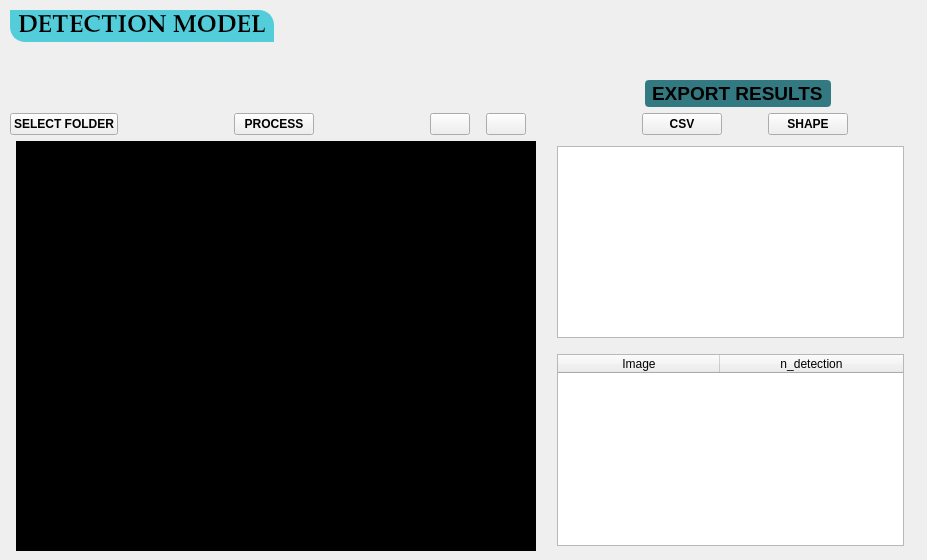
         <widget class="QWidget" name="p_model2">
          <property name="sizePolicy">
           <sizepolicy hsizetype="Preferred" vsizetype="Preferred">
            <horstretch>0</horstretch>
            <verstretch>0</verstretch>
           </sizepolicy>
          </property>
          <widget class="QWidget" name="layoutWidget_2">
           <property name="geometry">
            <rect>
             <x>10</x>
             <y>10</y>
             <width>908</width>
             <height>541</height>
            </rect>
           </property>
           <layout class="QVBoxLayout" name="l_bodyhome_2">
            <property name="spacing">
             <number>6</number>
            </property>
            <property name="topMargin">
             <number>0</number>
            </property>
            <item>
             <layout class="QHBoxLayout" name="horizontalLayout_6">
              <property name="spacing">
               <number>0</number>
              </property>
              <property name="topMargin">
               <number>0</number>
              </property>
              <item>
               <widget class="QLabel" name="titulo_model_2">
                <property name="sizePolicy">
                 <sizepolicy hsizetype="Preferred" vsizetype="MinimumExpanding">
                  <horstretch>0</horstretch>
                  <verstretch>0</verstretch>
                 </sizepolicy>
                </property>
                <property name="minimumSize">
                 <size>
                  <width>0</width>
                  <height>0</height>
                 </size>
                </property>
                <property name="maximumSize">
                 <size>
                  <width>325</width>
                  <height>16777215</height>
                 </size>
                </property>
                <property name="font">
                 <font>
                  <family>Palatino Linotype</family>
                  <pointsize>18</pointsize>
                  <weight>75</weight>
                  <bold>true</bold>
                 </font>
                </property>
                <property name="layoutDirection">
                 <enum>Qt::RightToLeft</enum>
                </property>
                <property name="styleSheet">
                 <string notr="true">
border-top-left-radius: 0px;
  border-top-right-radius: 15px;
  border-bottom-right-radius: 0px;
  border-bottom-left-radius: 15px;
 

border: 2px solid  rgb(84, 205, 218);
background-color: rgb(84, 205, 218);</string>
                </property>
                <property name="text">
                 <string>DETECTION MODEL</string>
                </property>
               </widget>
              </item>
              <item>
               <spacer name="horizontalSpacer_11">
                <property name="orientation">
                 <enum>Qt::Horizontal</enum>
                </property>
                <property name="sizeType">
                 <enum>QSizePolicy::MinimumExpanding</enum>
                </property>
                <property name="sizeHint" stdset="0">
                 <size>
                  <width>50</width>
                  <height>20</height>
                 </size>
                </property>
               </spacer>
              </item>
             </layout>
            </item>
            <item>
             <spacer name="verticalSpacer_5">
              <property name="orientation">
               <enum>Qt::Vertical</enum>
              </property>
              <property name="sizeHint" stdset="0">
               <size>
                <width>20</width>
                <height>5</height>
               </size>
              </property>
             </spacer>
            </item>
            <item>
             <layout class="QHBoxLayout" name="ho_titulo2_2">
              <item>
               <spacer name="horizontalSpacer_12">
                <property name="orientation">
                 <enum>Qt::Horizontal</enum>
                </property>
                <property name="sizeHint" stdset="0">
                 <size>
                  <width>40</width>
                  <height>20</height>
                 </size>
                </property>
               </spacer>
              </item>
              <item>
               <widget class="QLabel" name="titulo_3">
                <property name="font">
                 <font>
                  <family>Yu Gothic UI</family>
                  <pointsize>14</pointsize>
                  <weight>75</weight>
                  <bold>true</bold>
                 </font>
                </property>
                <property name="styleSheet">
                 <string notr="true">background-color: rgb(50, 121, 129);
border-radius: 4px;
border: 2px solid  rgb(50, 121, 129);

</string>
                </property>
                <property name="text">
                 <string>EXPORT RESULTS</string>
                </property>
               </widget>
              </item>
              <item>
               <spacer name="horizontalSpacer_13">
                <property name="orientation">
                 <enum>Qt::Horizontal</enum>
                </property>
                <property name="sizeType">
                 <enum>QSizePolicy::Preferred</enum>
                </property>
                <property name="sizeHint" stdset="0">
                 <size>
                  <width>87</width>
                  <height>20</height>
                 </size>
                </property>
               </spacer>
              </item>
             </layout>
            </item>
            <item>
             <layout class="QHBoxLayout" name="horizontalLayout_7">
              <item>
               <widget class="QPushButton" name="b1_select_2">
                <property name="font">
                 <font>
                  <weight>75</weight>
                  <bold>true</bold>
                 </font>
                </property>
                <property name="text">
                 <string>SELECT FOLDER</string>
                </property>
                <property name="icon">
                 <iconset resource="recursos.qrc">
                  <normaloff>:/iconos/iconos/folder-minus.svg</normaloff>:/iconos/iconos/folder-minus.svg</iconset>
                </property>
                <property name="iconSize">
                 <size>
                  <width>20</width>
                  <height>20</height>
                 </size>
                </property>
               </widget>
              </item>
              <item>
               <spacer name="horizontalSpacer_14">
                <property name="orientation">
                 <enum>Qt::Horizontal</enum>
                </property>
                <property name="sizeHint" stdset="0">
                 <size>
                  <width>40</width>
                  <height>20</height>
                 </size>
                </property>
               </spacer>
              </item>
              <item>
               <widget class="QPushButton" name="b2_process_2">
                <property name="font">
                 <font>
                  <weight>75</weight>
                  <bold>true</bold>
                 </font>
                </property>
                <property name="text">
                 <string>PROCESS</string>
                </property>
                <property name="icon">
                 <iconset resource="recursos.qrc">
                  <normaloff>:/iconos/iconos/airplay.svg</normaloff>:/iconos/iconos/airplay.svg</iconset>
                </property>
                <property name="iconSize">
                 <size>
                  <width>20</width>
                  <height>20</height>
                 </size>
                </property>
               </widget>
              </item>
              <item>
               <spacer name="horizontalSpacer_15">
                <property name="orientation">
                 <enum>Qt::Horizontal</enum>
                </property>
                <property name="sizeType">
                 <enum>QSizePolicy::Expanding</enum>
                </property>
                <property name="sizeHint" stdset="0">
                 <size>
                  <width>40</width>
                  <height>20</height>
                 </size>
                </property>
               </spacer>
              </item>
              <item>
               <widget class="QPushButton" name="b3_left_2">
                <property name="font">
                 <font>
                  <weight>75</weight>
                  <bold>true</bold>
                 </font>
                </property>
                <property name="text">
                 <string/>
                </property>
                <property name="icon">
                 <iconset resource="recursos.qrc">
                  <normaloff>:/iconos/iconos/chevrons-left.svg</normaloff>:/iconos/iconos/chevrons-left.svg</iconset>
                </property>
                <property name="iconSize">
                 <size>
                  <width>20</width>
                  <height>20</height>
                 </size>
                </property>
               </widget>
              </item>
              <item>
               <spacer name="horizontalSpacer_16">
                <property name="orientation">
                 <enum>Qt::Horizontal</enum>
                </property>
                <property name="sizeType">
                 <enum>QSizePolicy::Preferred</enum>
                </property>
                <property name="sizeHint" stdset="0">
                 <size>
                  <width>10</width>
                  <height>20</height>
                 </size>
                </property>
               </spacer>
              </item>
              <item>
               <widget class="QPushButton" name="b4_rigth_2">
                <property name="font">
                 <font>
                  <weight>75</weight>
                  <bold>true</bold>
                 </font>
                </property>
                <property name="text">
                 <string/>
                </property>
                <property name="icon">
                 <iconset resource="recursos.qrc">
                  <normaloff>:/iconos/iconos/chevrons-right.svg</normaloff>:/iconos/iconos/chevrons-right.svg</iconset>
                </property>
                <property name="iconSize">
                 <size>
                  <width>20</width>
                  <height>20</height>
                 </size>
                </property>
               </widget>
              </item>
              <item>
               <spacer name="horizontalSpacer_17">
                <property name="orientation">
                 <enum>Qt::Horizontal</enum>
                </property>
                <property name="sizeType">
                 <enum>QSizePolicy::Preferred</enum>
                </property>
                <property name="sizeHint" stdset="0">
                 <size>
                  <width>110</width>
                  <height>20</height>
                 </size>
                </property>
               </spacer>
              </item>
              <item>
               <widget class="QPushButton" name="b5_csv_2">
                <property name="font">
                 <font>
                  <weight>75</weight>
                  <bold>true</bold>
                 </font>
                </property>
                <property name="text">
                 <string>CSV</string>
                </property>
                <property name="icon">
                 <iconset resource="recursos.qrc">
                  <normaloff>:/iconos/iconos/table.svg</normaloff>:/iconos/iconos/table.svg</iconset>
                </property>
                <property name="iconSize">
                 <size>
                  <width>20</width>
                  <height>20</height>
                 </size>
                </property>
               </widget>
              </item>
              <item>
               <spacer name="horizontalSpacer_18">
                <property name="orientation">
                 <enum>Qt::Horizontal</enum>
                </property>
                <property name="sizeType">
                 <enum>QSizePolicy::Preferred</enum>
                </property>
                <property name="sizeHint" stdset="0">
                 <size>
                  <width>40</width>
                  <height>20</height>
                 </size>
                </property>
               </spacer>
              </item>
              <item>
               <widget class="QPushButton" name="b6_shape_2">
                <property name="font">
                 <font>
                  <weight>75</weight>
                  <bold>true</bold>
                 </font>
                </property>
                <property name="text">
                 <string>SHAPE</string>
                </property>
                <property name="icon">
                 <iconset resource="recursos.qrc">
                  <normaloff>:/iconos/iconos/grid.svg</normaloff>:/iconos/iconos/grid.svg</iconset>
                </property>
                <property name="iconSize">
                 <size>
                  <width>20</width>
                  <height>20</height>
                 </size>
                </property>
               </widget>
              </item>
              <item>
               <spacer name="horizontalSpacer_19">
                <property name="orientation">
                 <enum>Qt::Horizontal</enum>
                </property>
                <property name="sizeType">
                 <enum>QSizePolicy::Preferred</enum>
                </property>
                <property name="sizeHint" stdset="0">
                 <size>
                  <width>70</width>
                  <height>20</height>
                 </size>
                </property>
               </spacer>
              </item>
             </layout>
            </item>
            <item>
             <layout class="QHBoxLayout" name="lout3_2">
              <item>
               <widget class="QWidget" name="wid_image_2" native="true">
                <layout class="QVBoxLayout" name="verticalLayout_8">
                 <property name="spacing">
                  <number>0</number>
                 </property>
                 <property name="leftMargin">
                  <number>0</number>
                 </property>
                 <property name="topMargin">
                  <number>0</number>
                 </property>
                 <property name="rightMargin">
                  <number>0</number>
                 </property>
                 <property name="bottomMargin">
                  <number>0</number>
                 </property>
                </layout>
               </widget>
              </item>
              <item>
               <widget class="QLabel" name="l_image_2">
                <property name="sizePolicy">
                 <sizepolicy hsizetype="Preferred" vsizetype="Preferred">
                  <horstretch>0</horstretch>
                  <verstretch>0</verstretch>
                 </sizepolicy>
                </property>
                <property name="minimumSize">
                 <size>
                  <width>520</width>
                  <height>250</height>
                 </size>
                </property>
                <property name="font">
                 <font>
                  <family>MS Sans Serif</family>
                 </font>
                </property>
                <property name="styleSheet">
                 <string notr="true">background-color: rgb(0,0,0);</string>
                </property>
                <property name="frameShape">
                 <enum>QFrame::NoFrame</enum>
                </property>
                <property name="text">
                 <string/>
                </property>
               </widget>
              </item>
              <item>
               <spacer name="horizontalSpacer_20">
                <property name="orientation">
                 <enum>Qt::Horizontal</enum>
                </property>
                <property name="sizeType">
                 <enum>QSizePolicy::Preferred</enum>
                </property>
                <property name="sizeHint" stdset="0">
                 <size>
                  <width>15</width>
                  <height>10</height>
                 </size>
                </property>
               </spacer>
              </item>
              <item>
               <layout class="QVBoxLayout" name="verticalLayout_9">
                <property name="topMargin">
                 <number>5</number>
                </property>
                <property name="rightMargin">
                 <number>14</number>
                </property>
                <property name="bottomMargin">
                 <number>5</number>
                </property>
                <item>
                 <widget class="QTableWidget" name="tabla2_2">
                  <property name="sizePolicy">
                   <sizepolicy hsizetype="MinimumExpanding" vsizetype="Expanding">
                    <horstretch>0</horstretch>
                    <verstretch>0</verstretch>
                   </sizepolicy>
                  </property>
                  <attribute name="horizontalHeaderVisible">
                   <bool>false</bool>
                  </attribute>
                  <attribute name="horizontalHeaderCascadingSectionResizes">
                   <bool>false</bool>
                  </attribute>
                  <attribute name="horizontalHeaderDefaultSectionSize">
                   <number>80</number>
                  </attribute>
                  <attribute name="horizontalHeaderHighlightSections">
                   <bool>false</bool>
                  </attribute>
                  <attribute name="horizontalHeaderShowSortIndicator" stdset="0">
                   <bool>false</bool>
                  </attribute>
                  <attribute name="horizontalHeaderStretchLastSection">
                   <bool>true</bool>
                  </attribute>
                  <attribute name="verticalHeaderCascadingSectionResizes">
                   <bool>false</bool>
                  </attribute>
                  <attribute name="verticalHeaderShowSortIndicator" stdset="0">
                   <bool>false</bool>
                  </attribute>
                  <attribute name="verticalHeaderStretchLastSection">
                   <bool>false</bool>
                  </attribute>
                  <column>
                   <property name="text">
                    <string>Pixel min</string>
                   </property>
                  </column>
                  <column>
                   <property name="text">
                    <string>Pixel Max</string>
                   </property>
                  </column>
                  <column>
                   <property name="text">
                    <string>Lat</string>
                   </property>
                  </column>
                  <column>
                   <property name="text">
                    <string>Long</string>
                   </property>
                  </column>
                 </widget>
                </item>
                <item>
                 <spacer name="verticalSpacer_3">
                  <property name="orientation">
                   <enum>Qt::Vertical</enum>
                  </property>
                  <property name="sizeType">
                   <enum>QSizePolicy::MinimumExpanding</enum>
                  </property>
                  <property name="sizeHint" stdset="0">
                   <size>
                    <width>10</width>
                    <height>10</height>
                   </size>
                  </property>
                 </spacer>
                </item>
                <item>
                 <widget class="QTableWidget" name="tabla_d2">
                  <attribute name="horizontalHeaderCascadingSectionResizes">
                   <bool>true</bool>
                  </attribute>
                  <attribute name="horizontalHeaderDefaultSectionSize">
                   <number>162</number>
                  </attribute>
                  <attribute name="horizontalHeaderHighlightSections">
                   <bool>true</bool>
                  </attribute>
                  <attribute name="horizontalHeaderStretchLastSection">
                   <bool>true</bool>
                  </attribute>
                  <column>
                   <property name="text">
                    <string>Image</string>
                   </property>
                  </column>
                  <column>
                   <property name="text">
                    <string>n_detection</string>
                   </property>
                  </column>
                 </widget>
                </item>
               </layout>
              </item>
             </layout>
            </item>
           </layout>
          </widget>
         </widget>
